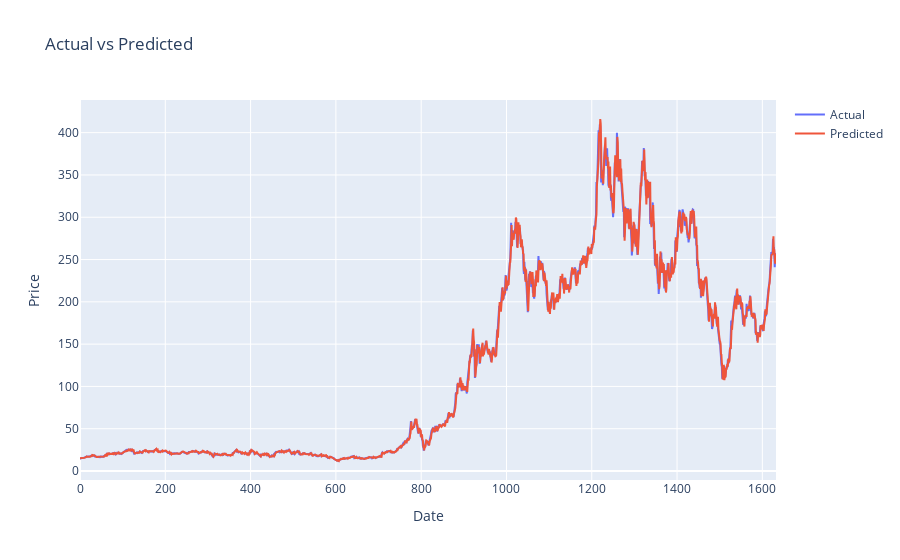
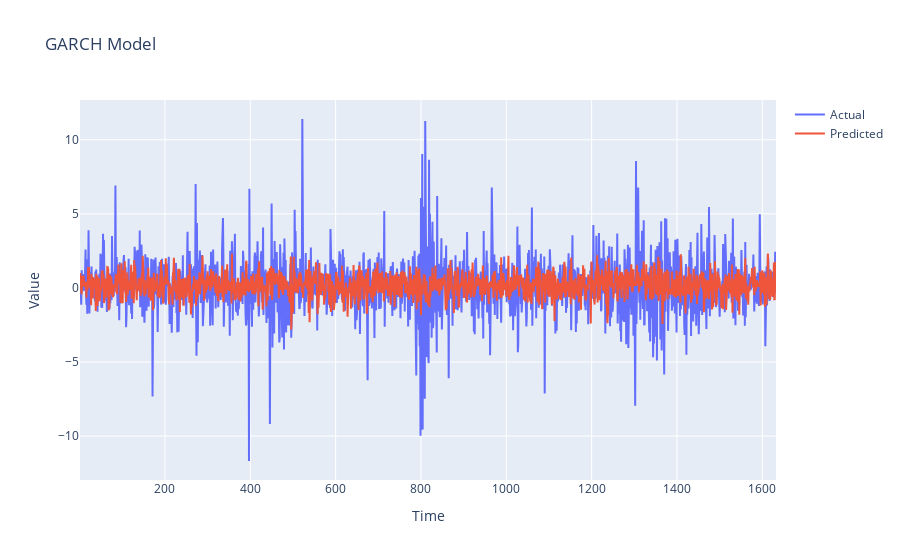

The notebook cell saved with these charts, in order:
### Code cell
'''TSLA_Pred[['Actual_Close_Price', 'Predicted_Close_Price']].loc[:].plot(figsize = (15, 6), style = ['-', '--'], title = 'Actual vs Predicted')
fig = plt.figure(figsize = (15, 6))
plt.plot(timevec, Y, 'r-', label = 'Actual')
plt.plot(timevec, Y_GARCH, 'b:', label = 'Predicted')
plt.legend(loc = 'upper right')
plt.title("GARCH Model")
plt.show() 
'''
import plotly.graph_objects as go

# Actual and predicted data
actual = TSLA_Pred['Actual_Close_Price'] 
predicted = TSLA_Pred['Predicted_Close_Price']

# Create figure
fig = go.Figure()

# Add actual trace
fig.add_trace(go.Scatter(
    x=actual.index,
    y=actual,
    mode='lines',
    name='Actual'
)) 

# Add predicted trace  
fig.add_trace(go.Scatter(
    x=predicted.index,
    y=predicted,  
    mode='lines',
    name='Predicted'
))

# Set title
fig.update_layout(
    title='Actual vs Predicted',
    xaxis_title='Date',
    yaxis_title='Price'
)

# Show figure
fig.show()



# Create figure
fig_G = go.Figure()

# Add actual trace
fig_G.add_trace(go.Scatter(
  x=timevec,
  y=Y,
  mode='lines',
  name='Actual'
))

# Add predicted trace
fig_G.add_trace(go.Scatter(
  x=timevec,
  y=Y_GARCH,
  mode='lines', 
  name='Predicted'
))

# Update layout
fig_G.update_layout(
  title='GARCH Model',
  xaxis_title='Time',
  yaxis_title='Value'  
)

# Show figure
fig_G.show()

### Figure 1 — Plotly figure (JSON) as saved in the notebook; plotly's stock layout.template omitted (floating-point values rounded to 4 significant figures; data arrays with more than 128 entries replaced by an {"elided": "..."} marker saying what was removed)
{"data": [{"mode": "lines", "name": "Actual", "type": "scatter", "x": {"elided": "1633 int values"}, "y": {"elided": "1633 float values"}}, {"mode": "lines", "name": "Predicted", "type": "scatter", "x": {"elided": "1633 int values"}, "y": {"elided": "1633 float values"}}], "layout": {"title": {"text": "Actual vs Predicted"}, "xaxis": {"title": {"text": "Date"}}, "yaxis": {"title": {"text": "Price"}}}}

### Figure 2 — Plotly figure (JSON) as saved in the notebook; plotly's stock layout.template omitted (floating-point values rounded to 4 significant figures; data arrays with more than 128 entries replaced by an {"elided": "..."} marker saying what was removed)
{"data": [{"mode": "lines", "name": "Actual", "type": "scatter", "x": {"elided": "1632 int values"}, "y": {"elided": "1632 float values"}}, {"mode": "lines", "name": "Predicted", "type": "scatter", "x": {"elided": "1632 int values"}, "y": {"elided": "1632 float values"}}], "layout": {"title": {"text": "GARCH Model"}, "xaxis": {"title": {"text": "Time"}}, "yaxis": {"title": {"text": "Value"}}}}
